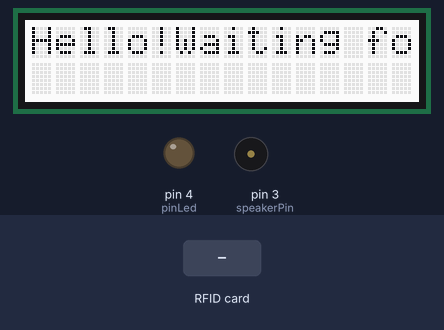
The sketch below on a simulated Arduino Mega 2560, built with avr-gcc and run on an emulated ATmega2560. On the bench: 16×2 character LCD, output pins drawn as LEDs (lit = HIGH), buzzer (waves = sounding, pin HIGH). Inputs (shaded band) come from the test bench. What the sketch prints to the serial monitor is not drawn.

Above: at 1.2 s.
1.3 s: RFID card 5E 7A 19 C4 held to the reader
At 2.6 s:
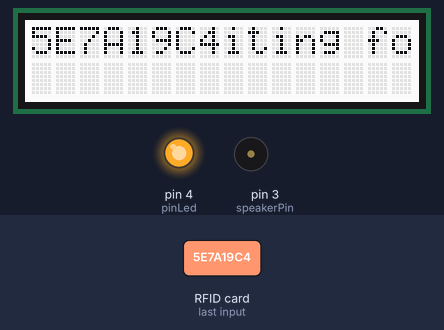
Timing chart, 0 to 4.3 s (numbered marks = the images above; inputs shaded):
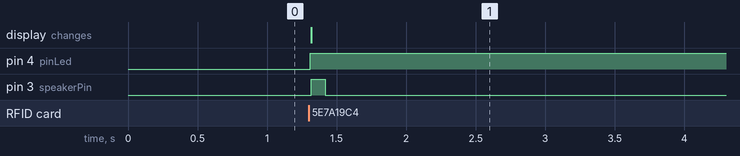

Measured:
- after the input at 1.3 s, pin 4 (pinLed): LOW → HIGH at once; pin 3 (speakerPin): LOW → HIGH at once, → LOW 0.10 s later; the display: changes at once (image 1)

The sketch:

main.ino
```cpp
/**************************************************************************/
/*!
    This example will attempt to connect to an ISO14443A
    card or tag and retrieve some basic information about it
    that can be used to determine what type of card it is.

    Note that you need the baud rate to be 115200 because we need to print
    out the data and read from the card at the same time!

    To enable debug message, define DEBUG in PN532/PN532_debug.h

*/
/**************************************************************************/

#if 0
  #include <SPI.h>
  #include <PN532_SPI.h>
  #include "PN532.h"

  PN532_SPI pn532spi(SPI, 10);
  PN532 nfc(pn532spi);
#elif 0
  #include <PN532_HSU.h>
  #include <PN532.h>

  PN532_HSU pn532hsu(Serial1);
  PN532 nfc(pn532hsu);
#else
  #include <Wire.h>
  #include <PN532_I2C.h>
  #include <PN532.h>
  #include <NfcAdapter.h>

  PN532_I2C pn532i2c(Wire);
  PN532 nfc(pn532i2c);
#endif

#include "rgb_lcd.h"

rgb_lcd lcd;

const int colorR = 255;
const int colorG = 0;
const int colorB = 0;

const int pinLed    = 4;
const int speakerPin = 3;                  // Grove Buzzer connect to D3
const int BREATH_DELAY = 5; // milliseconds


void setup(void) {
  Serial.begin(115200);

  pinMode(pinLed, OUTPUT);
  pinMode(speakerPin, OUTPUT);

  // set up the LCD's number of columns and rows:
  lcd.begin(16, 2);

  Serial.println("Hello!");
  lcd.setRGB(255, 255, 255);
  lcd.print("Hello!");

  nfc.begin();

  uint32_t versiondata = nfc.getFirmwareVersion();
  if (! versiondata) {
    Serial.print("Didn't find PN53x board");
    lcd.print("Didn't find PN53x board");
    while (1); // halt
  }

  // Got ok data, print it out!
  Serial.print("Found chip PN5"); Serial.println((versiondata>>24) & 0xFF, HEX);
  Serial.print("Firmware ver. "); Serial.print((versiondata>>16) & 0xFF, DEC);
  Serial.print('.'); Serial.println((versiondata>>8) & 0xFF, DEC);

  // Set the max number of retry attempts to read from a card
  // This prevents us from waiting forever for a card, which is
  // the default behaviour of the PN532.
  nfc.setPassiveActivationRetries(0xFF);

  // configure board to read RFID tags
  nfc.SAMConfig();

  Serial.println("Waiting for an ISO14443A card");
  lcd.print("Waiting for card");
}

void loop(void) {
  boolean success;
  uint8_t uid[] = { 0, 0, 0, 0, 0, 0, 0 };  // Buffer to store the returned UID
  uint8_t uidLength;                        // Length of the UID (4 or 7 bytes depending on ISO14443A card type)
  char c;

  digitalWrite(speakerPin, LOW);

  while(Serial.available()){
    c = Serial.read();
    Serial.println("Received character");
    Serial.println(c);
    lcd.setCursor(0,1);
    switch(c){
      case 'E':
        lcd.setRGB(255, 0, 0);
        lcd.print("Error: fs");
        break;
      case 'F':
        lcd.setRGB(255, 0, 0);
        lcd.print("Error: cloud");
        break;
      case 'S':
        lcd.print("Saved to file");
        lcd.setRGB(0, 0, 255);
        break;
      case 'T':
        lcd.print("Saved to cloud");
        lcd.setRGB(0, 255, 0);
        break;
    }
  }

  // Wait for an ISO14443A type cards (Mifare, etc.).  When one is found
  // 'uid' will be populated with the UID, and uidLength will indicate
  // if the uid is 4 bytes (Mifare Classic) or 7 bytes (Mifare Ultralight)
  success = nfc.readPassiveTargetID(PN532_MIFARE_ISO14443A, &uid[0], &uidLength);

  if (success) {
    Serial.println("Found a card!");
    Serial.print("UID Length: ");Serial.print(uidLength, DEC);Serial.println(" bytes");
    Serial.print("UID Value: ");
    Serial.print(" 0x");
    for (uint8_t i=0; i < uidLength; i++)
    {
      Serial.print(uid[i], HEX);
    }
    Serial.println("");

    analogWrite(pinLed, 255);
    // Wait 1 second before continuing
    //delay(1000);

    // Print a message to the LCD.
    lcd.setCursor(0,0);
    for (uint8_t i=0; i < uidLength; i++)
    {
      lcd.print(uid[i], HEX);
    }

    digitalWrite(speakerPin, HIGH);
    delay(100);
  }
  else
  {
    // PN532 probably timed out waiting for a card
    Serial.println("Timed out waiting for a card");
    analogWrite(pinLed, 0);
    lcd.clear();
    lcd.setRGB(0, 0, 0);
    lcd.print("Waiting for card");
  }
}

int main(void) {
    init();
    setup();
    for (;;) {
       loop();
    }
}
```
